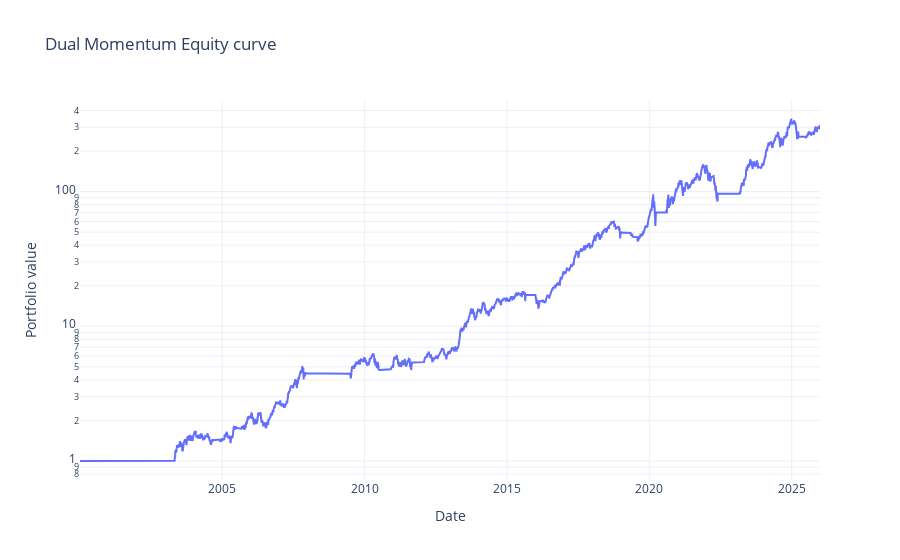
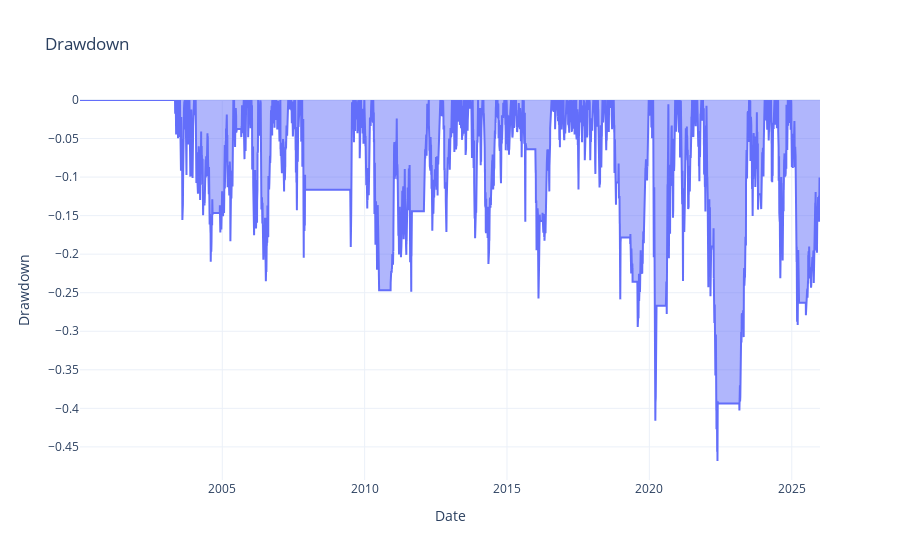

Here is the notebook cell these charts were saved with, in order:
### Code cell
plot_return(equity_curve)

### Figure 1 — Plotly figure (JSON) as saved in the notebook; plotly's stock layout.template omitted (floating-point values rounded to 4 significant figures; data arrays with more than 128 entries replaced by an {"elided": "..."} marker saying what was removed)
{"data": [{"mode": "lines", "name": "Dual Momentum", "type": "scatter", "x": {"elided": "6537 str values"}, "y": {"elided": "6537 float values"}}], "layout": {"hovermode": "x unified", "title": {"text": "Dual Momentum Equity curve"}, "xaxis": {"title": {"text": "Date"}}, "yaxis": {"title": {"text": "Portfolio value"}, "type": "log"}}}

### Figure 2 — Plotly figure (JSON) as saved in the notebook; plotly's stock layout.template omitted (floating-point values rounded to 4 significant figures; data arrays with more than 128 entries replaced by an {"elided": "..."} marker saying what was removed)
{"data": [{"fill": "tozeroy", "name": "Drawdown", "type": "scatter", "x": {"elided": "6537 str values"}, "y": {"elided": "6537 float values"}}], "layout": {"hovermode": "x unified", "title": {"text": "Drawdown"}, "xaxis": {"title": {"text": "Date"}}, "yaxis": {"title": {"text": "Drawdown"}}}}
